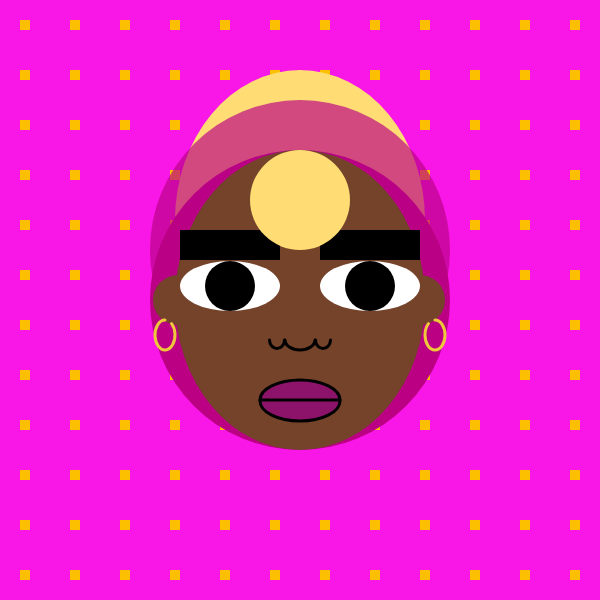
Frame 1 (no input)
Frame 60 (no input): identical to frame 1, image omitted
Frame 120 (the mouse pressed at the canvas centre since frame 60): identical to frame 1, image omitted

The p5.js sketch that drew this single still picture (run headless with seeded random() and noise() and a simulated clock; from frame 60 on, the mouse is pressed at the canvas centre):

// p5.js sketch
// ── sketch.js
// https://editor.p5js.org/jht9629-nyu/sketches/WcFLrf2hA
// https://editor.p5js.org/rafiiia/sketches/bLSgcFO09
// RaFia self portrait
// https://editor.p5js.org/lilycrandall/sketches/42bCYAAP-

function setup() {
  createCanvas(600, 600);
}

//PRINT X AND Y LOCATION WHEN MOUSE IS CLICKED
function mouseClicked() {
  console.log(mouseX, mouseY);
}
function draw() {
  //DEFINE HAIR & SKIN COLOR VARIABLES
  let skin = color(116, 67, 42);
  let hair = color(255, 221, 116);
  let hairpink = color(187, 0, 132);
  let hairgrad = color(187, 0, 132, 170);
  let silver = color(172, 166, 168);
  let gold = color(238, 199, 58);

  angleMode(DEGREES);
  background(248, 23, 230);

  //SET VARIABLES X AND Y FOR BACKGROUND PATTERN SHAPES
  for (var x = 20; x < 600; x = x + 50) {
    for (var y = 20; y < 600; y = y + 50) {
      noStroke();
      fill(252, 192, 0);
      rect(x, y, 10);
    }
  }

  //HAIR
  fill(hair);
  ellipse(300, 220, 250, 300);
  fill(hairpink);
  ellipse(300, 300, 300, 300);
  fill(hairgrad);
  ellipse(300, 250, 300, 300);

  //FACE
  fill(skin);
  ellipse(300, 300, 250, 300);

  //EARS
  fill(skin);
  ellipse(178, 300, 50, 50);
  fill(skin);
  ellipse(420, 300, 50, 50);

  //EYES
  fill(255, 255, 255, 255);
  ellipse(230, 286, 100, 50);
  fill(255, 255, 255, 255);
  ellipse(370, 286, 100, 50);
  fill(0, 0, 0, 255);
  ellipse(230, 286, 50, 50);
  fill(0, 0, 0, 255);
  ellipse(370, 286, 50, 50);

  //EYEBROWS
  fill(0, 0, 0);
  rect(180, 230, 100, 30);
  fill(0, 0, 0);
  rect(320, 230, 100, 30);

  //BANGS
  fill(hair);
  ellipse(300, 200, 100, 100);

  //NOSE
  noFill();
  strokeWeight(3);
  stroke(color(0, 0, 0));
  arc(300, 340, 30, 20, 0, 180, OPEN);
  stroke(color(0, 0, 0));
  arc(277, 340, 15, 17, 0, 180, OPEN);
  stroke(color(0, 0, 0));
  arc(323, 340, 15, 17, 0, 180, OPEN);

  //MOUTH
  fill(141, 18, 105);
  arc(300, 400, 80, 40, 180, 0);
  arc(300, 401, 80, 40, 0, 180);
  line(340, 400, 260, 400);

  //EARRINGS
  noFill();
  stroke(color(gold));
  arc(165, 335, 20, 30, 300, 270, OPEN);
  arc(435, 335, 20, 30, 270, 240, OPEN);
}
